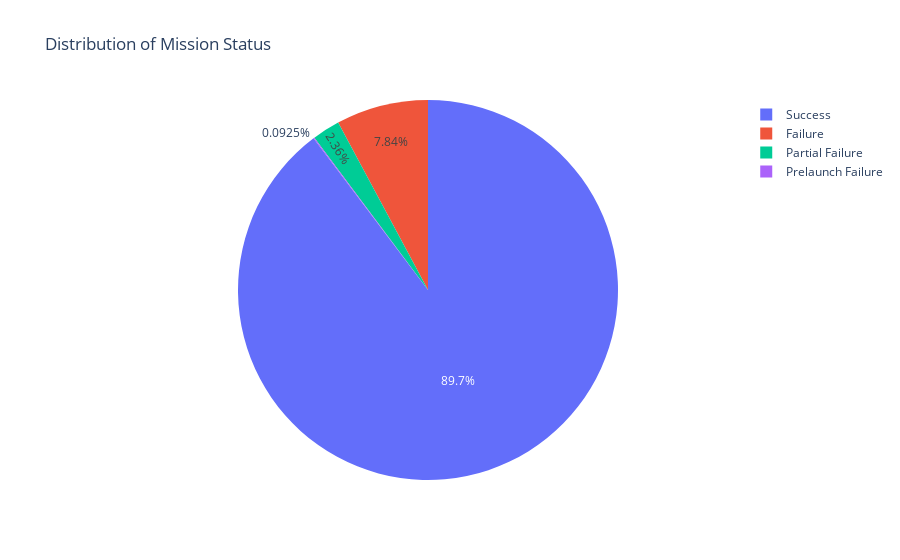

The cell this chart's notebook holds for it:
### Code cell
mission_status_pie = px.pie(
    labels=mission_status.index,
    values=mission_status.values,
    title='Distribution of Mission Status',
    names=mission_status.index
)
mission_status_pie.show()

### Figure 1 — Plotly figure (JSON) as saved in the notebook; plotly's stock layout.template omitted (floating-point values rounded to 4 significant figures)
{"data": [{"domain": {"x": [0.0, 1.0], "y": [0.0, 1.0]}, "hovertemplate": "label=%{label}<br>value=%{value}<extra></extra>", "labels": ["Failure", "Partial Failure", "Prelaunch Failure", "Success"], "legendgroup": "", "name": "", "showlegend": true, "values": [339, 102, 4, 3878], "type": "pie"}], "layout": {"legend": {"tracegroupgap": 0}, "title": {"text": "Distribution of Mission Status"}}}
